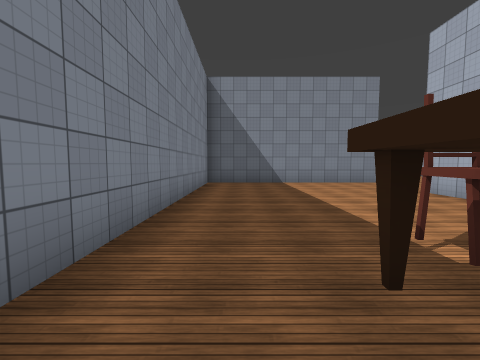
view 1 (above)

21 first-person views from a walk through a scene from a Unity 3-D project. The camera is 1.5 m above the floor, tilts 4° down and sees 90° across. The floor is counted in squares, 2 m on a side. Each view is taken from the middle of a square. On the plan, view 1 faces up. The plan holds only what a view shows up to about 9 squares ahead; the rest is blank. The place goes on beyond the plan. The player is left out. Some animated figures are not drawn. Some surface patterns are stand-ins.

view 2
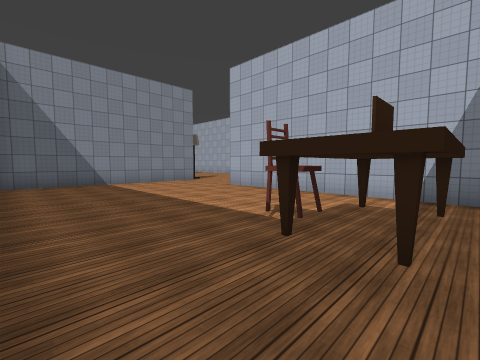

view 3
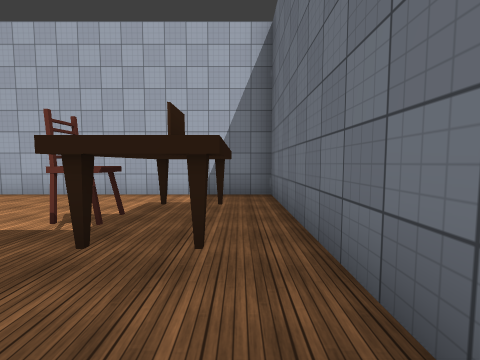

view 4
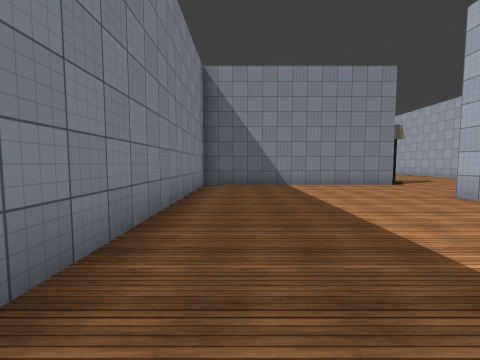

view 5
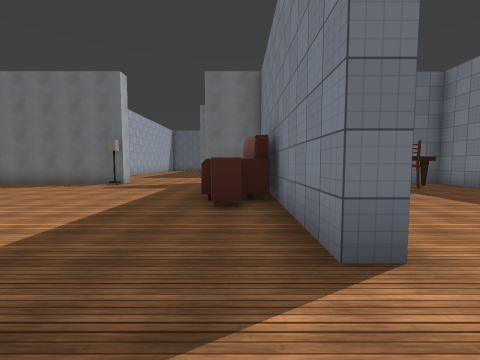

view 6
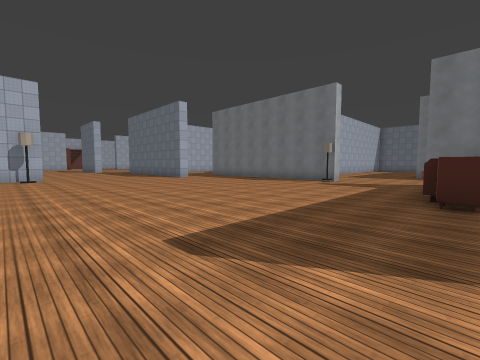

view 7
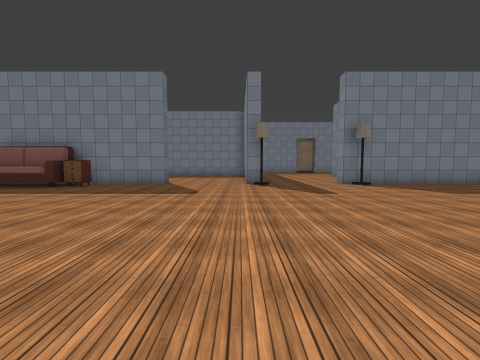

view 8
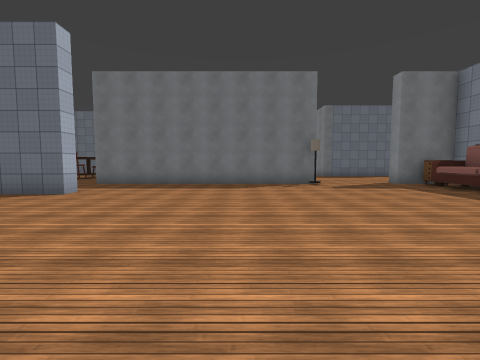

view 9
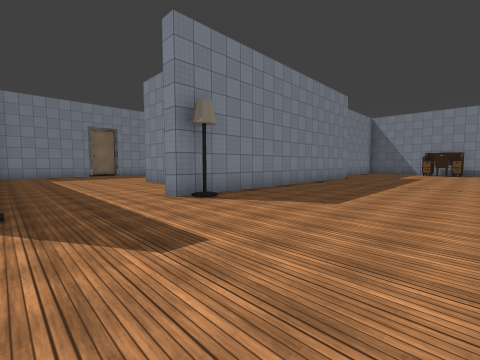

view 10
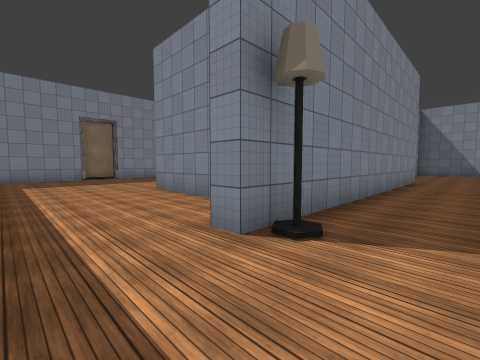

view 11
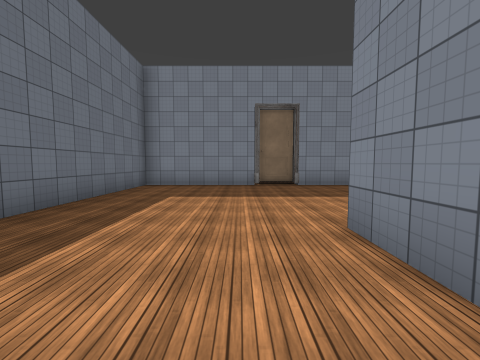

view 12
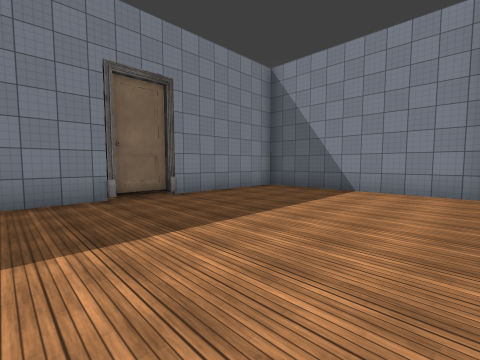

view 13
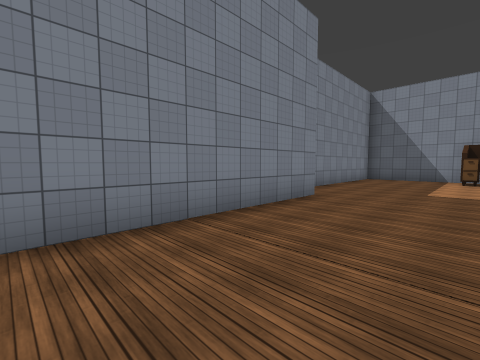

view 14
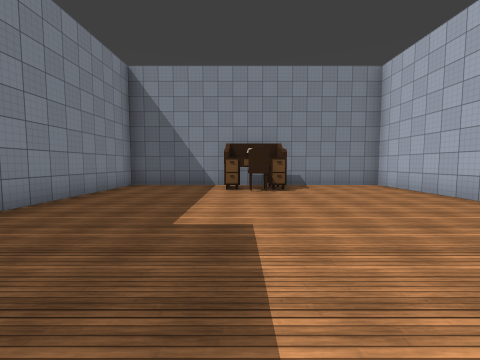

view 15
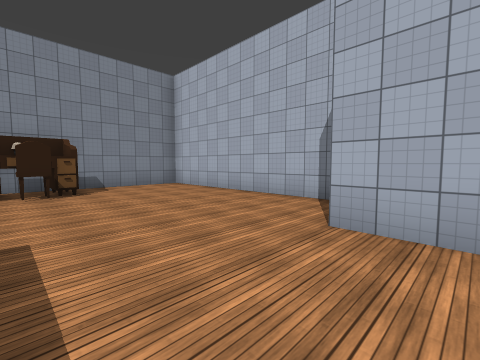

view 16
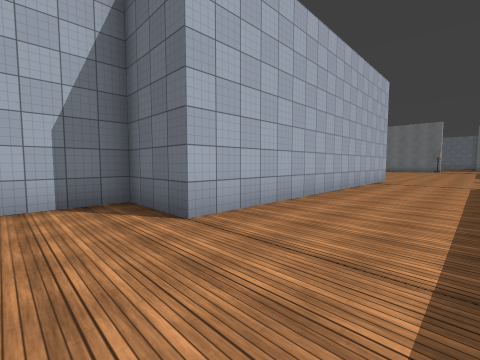

view 17
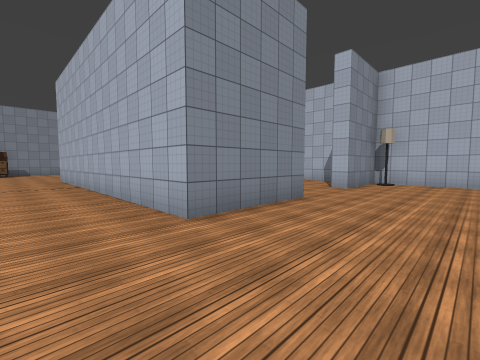

view 18
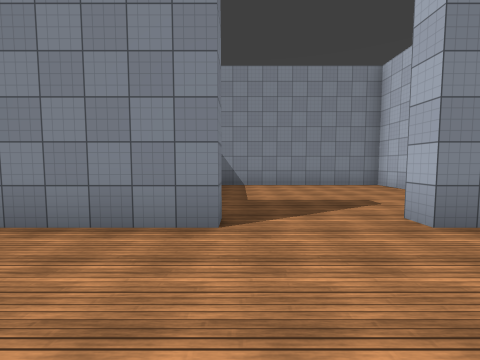

view 19
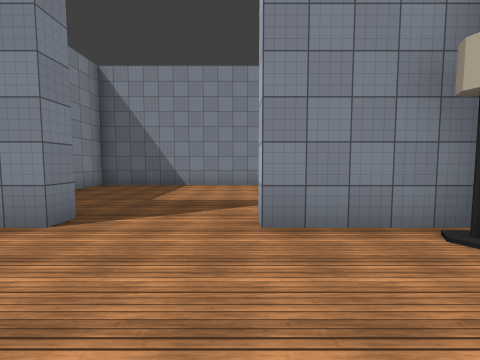

view 20
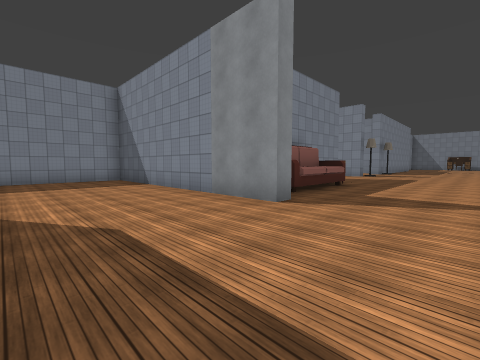

view 21
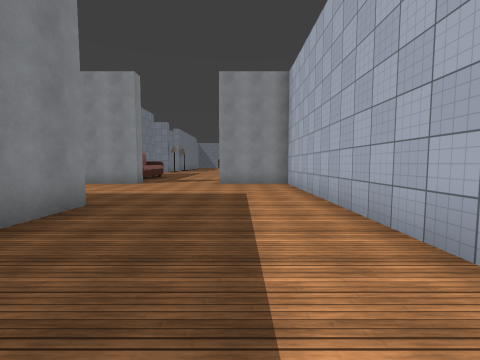

### Floor plan
Points are (right, up) in squares from view 1. A wall is a line through its corners. A room is listed if a view was taken in it or the views show most of it. See-through windows are left out.
Room 1 (views 1, 2, 3, 4)
walls: (5.3, 9.2) (-1.2, 9.2) (-1.2, -0.8) (4.8, -0.8) (4.8, 6.3) (5.3, 6.3)
ways out: opening at (5, 7.5) to room 2
objects: table (1, 1); chair (2, 1) to (2, 2); table (3, 1)
Room 2 (views 5, 6, 7, 8, 9, 10, 11, 12, 13, 14, 15, 16, 17, 18, 19, 20, 21)
walls: (5.3, 9.7) (5.3, 9.2); (5.3, 6.3) (5.3, 2); (13.8, 13.2) (13.8, 12.7) (10.8, 12.7) (10.8, 22.2) (12.8, 22.2) (12.8, 29.2) (4.3, 29.2) (4.3, 24.1); (18.8, 9.9) (18.8, 12.7) (16.3, 12.7) (16.3, 13.2); (2.9, 14.3) (0.2, 14.3); (10.1, -0.8) (18.3, -0.8); (17.2, 1.7) (17.2, 2.3) (18.9, 2.3); (6, -0.8) (7.3, -0.8) (7.3, -1.2) (1, -1.2); (18.8, 16.7) (18.8, 18.2) (11.3, 18.2) (11.3, 16.7); (0.1, 18.8) (-5.2, 18.8) (-5.2, 9.8) (-0.1, 9.8); (5.3, 22.4) (5.3, 12.7) (4.8, 12.7); (8.3, -5.8) (8.3, -7.4); (-1.2, -3.4) (-1.2, -5); (12.8, -8.4) (12.8, -1.2) (10.3, -1.2)
ways out: opening at (5, 7.5) to room 1; opening at (18, 0.5)
objects: nightstand (6, 0); other object (6, 1) to (6, 3); nightstand (6, 4); lamp (6, 10); lamp (6, 13); desk (8, 28) to (9, 28); lamp (10, 0); other object (18, 8); lamp (18, 12)

Positions as (right, up) in squares from view 1, and headings:
1: (0, 0), facing up
2: (-1, 0), facing up-right
3: (-1, 0), facing right
4: (0, 1), facing up
5: (6, 8), facing down
6: (6, 9), facing down-right
7: (14, 9), facing left
8: (13, 8), facing down
9: (10, 10), facing up-left
10: (7, 11), facing up-left
11: (3, 13), facing left
12: (0, 12), facing up-left
13: (8, 17), facing up-left
14: (8, 21), facing up
15: (8, 21), facing up-right
16: (8, 24), facing down-right
17: (9, 10), facing up-right
18: (14, 10), facing up
19: (16, 10), facing up
20: (10, -5), facing up-left
21: (11, -10), facing up
